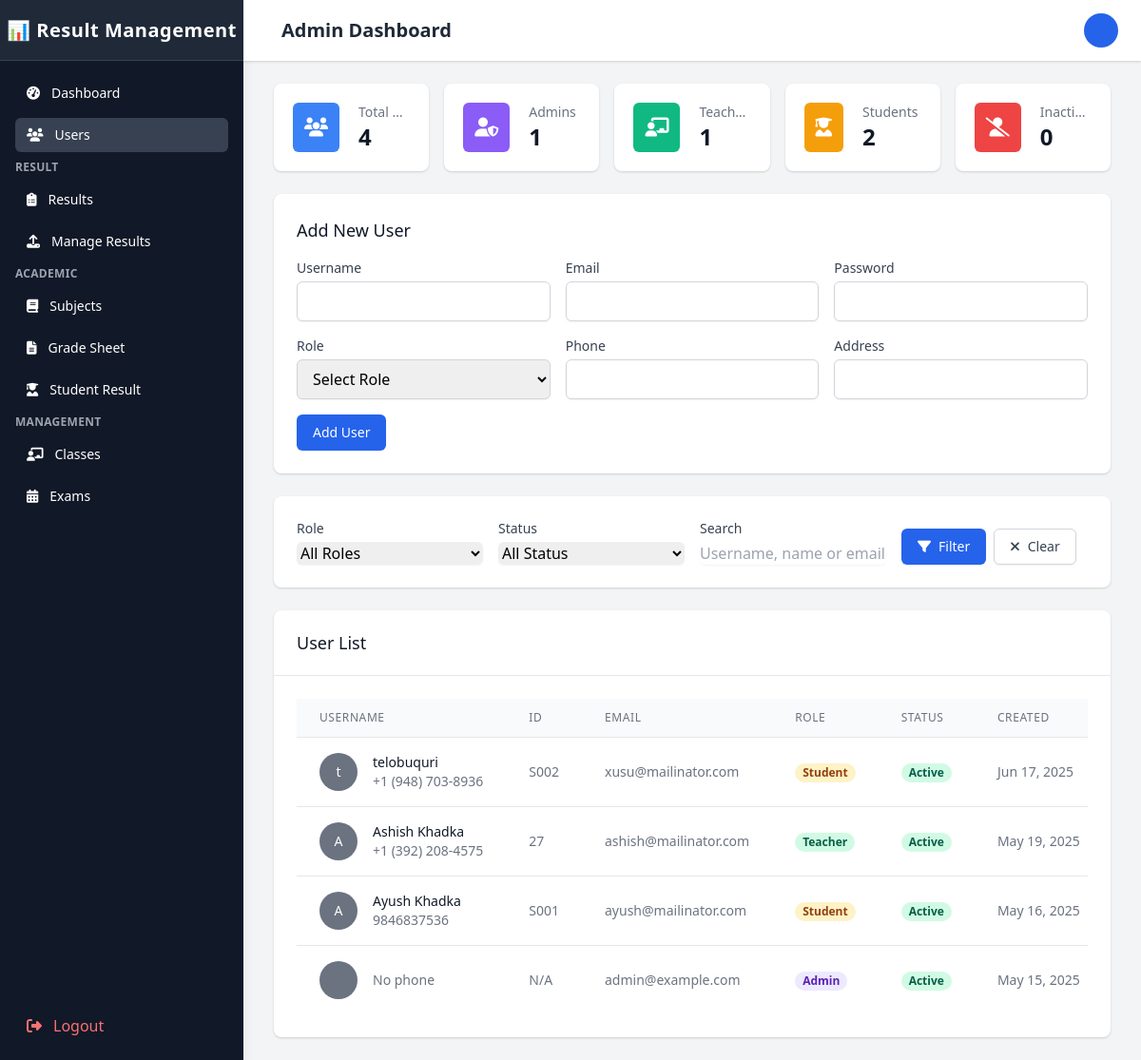
Page /Admin/users.php (signed in) on the committed database.
### tables this page shows
CREATE TABLE `students` (
  `student_id` varchar(20) NOT NULL,
  `user_id` int(11) NOT NULL,
  `roll_number` varchar(20) NOT NULL,
  `registration_number` varchar(30) NOT NULL,
  `class_id` int(11) DEFAULT NULL,
  `batch_year` year(4) NOT NULL,
  `date_of_birth` date DEFAULT NULL,
  `gender` enum('male','female','other') DEFAULT NULL,
  `address` text DEFAULT NULL,
  `phone` varchar(20) DEFAULT NULL,
  `parent_name` varchar(100) DEFAULT NULL,
  `parent_phone` varchar(20) DEFAULT NULL,
  `parent_email` varchar(100) DEFAULT NULL,
  `is_active` tinyint(1) NOT NULL DEFAULT 1,
  `created_at` timestamp NOT NULL DEFAULT current_timestamp(),
  `updated_at` timestamp NOT NULL DEFAULT current_timestamp() ON UPDATE current_timestamp(),
  `section_id` int(11) DEFAULT NULL
);

CREATE TABLE `users` (
  `user_id` int(11) NOT NULL,
  `username` varchar(50) NOT NULL,
  `password` varchar(255) NOT NULL,
  `full_name` varchar(100) NOT NULL,
  `email` varchar(100) NOT NULL,
  `gender` enum('male','female','other') DEFAULT NULL,
  `role` enum('admin','teacher','student') NOT NULL,
  `status` enum('active','inactive','pending','locked') DEFAULT 'active',
  `profile_image` varchar(255) DEFAULT NULL,
  `last_login` datetime DEFAULT NULL,
  `failed_login_attempts` int(11) NOT NULL DEFAULT 0,
  `last_failed_login` datetime DEFAULT NULL,
  `password_reset_token` varchar(100) DEFAULT NULL,
  `password_reset_expires` datetime DEFAULT NULL,
  `email_verified` tinyint(1) NOT NULL DEFAULT 0,
  `email_verification_token` varchar(100) DEFAULT NULL,
  `created_at` timestamp NOT NULL DEFAULT current_timestamp(),
  `updated_at` timestamp NOT NULL DEFAULT current_timestamp() ON UPDATE current_timestamp(),
  `phone` varchar(20) DEFAULT NULL,
  `address` varchar(255) DEFAULT NULL
);

CREATE TABLE `teachers` (
  `teacher_id` int(11) NOT NULL,
  `user_id` int(11) NOT NULL,
  `employee_id` varchar(20) NOT NULL,
  `qualification` varchar(100) DEFAULT NULL,
  `experience` varchar(255) DEFAULT NULL,
  `department` varchar(50) DEFAULT NULL,
  `joining_date` date DEFAULT NULL,
  `phone` varchar(20) DEFAULT NULL,
  `address` text DEFAULT NULL,
  `is_active` tinyint(1) NOT NULL DEFAULT 1,
  `created_at` timestamp NOT NULL DEFAULT current_timestamp(),
  `updated_at` timestamp NOT NULL DEFAULT current_timestamp() ON UPDATE current_timestamp()
);

### Admin/users.php (the view, shortened to what the rows shown need)
<?php
$conn = new mysqli('localhost', 'root', '', 'result_management');
$query = "SELECT u.*,
          s.student_id, s.roll_number, s.class_id,
          t.teacher_id, t.qualification
          FROM users u
          LEFT JOIN students s ON u.user_id = s.user_id
          LEFT JOIN teachers t ON u.user_id = t.user_id
          WHERE 1=1";
$query .= " ORDER BY u.created_at DESC";
$stmt = $conn->prepare($query);
$stmt->execute();
$result = $stmt->get_result();
$users = [];
while ($row = $result->fetch_assoc()) {
    $users[] = $row;
}
?>
<!DOCTYPE html>
<html lang="en">
<head>
    <link href="https://cdn.tailwindcss.com" rel="stylesheet">
    <link rel="stylesheet" href="https://cdnjs.cloudflare.com/ajax/libs/font-awesome/6.4.0/css/all.min.css">
</head>
<body class="bg-gray-100">
    <div class="flex h-screen overflow-hidden">
        <?php include 'sidebar.php'; ?>
        <?php include 'mobile_sidebar.php';
        ?>
        <div class="flex flex-col flex-1 w-0 overflow-hidden">
            <?php include 'topBar.php'; ?>
            <main class="flex-1 relative overflow-y-auto focus:outline-none">
                <div class="py-6">
                    <div class="max-w-7xl mx-auto px-4 sm:px-6 md:px-8">
                        <div class="bg-white shadow rounded-lg p-6 mb-6">
                            <h2 class="text-lg font-medium text-gray-900 mb-4">Add New User</h2>
                        </div>
                        <div class="bg-white shadow rounded-lg overflow-hidden">
                            <div class="px-4 py-5 border-b border-gray-200 sm:px-6">
                                <h2 class="text-lg font-medium text-gray-900">User List</h2>
                            </div>
                            <div class="px-4 py-5 sm:p-6">
                                <div class="overflow-x-auto">
                                    <table class="min-w-full divide-y divide-gray-200">
                                        <thead class="bg-gray-50">
                                            <tr>
                                                <th scope="col" class="px-6 py-3 text-left text-xs font-medium text-gray-500 uppercase tracking-wider">Username</th>
                                                <th scope="col" class="px-6 py-3 text-left text-xs font-medium text-gray-500 uppercase tracking-wider">ID</th>
                                                <th scope="col" class="px-6 py-3 text-left text-xs font-medium text-gray-500 uppercase tracking-wider">Email</th>
                                                <th scope="col" class="px-6 py-3 text-left text-xs font-medium text-gray-500 uppercase tracking-wider">Role</th>
                                                <th scope="col" class="px-6 py-3 text-left text-xs font-medium text-gray-500 uppercase tracking-wider">Status</th>
                                                <th scope="col" class="px-6 py-3 text-left text-xs font-medium text-gray-500 uppercase tracking-wider">Created</th>
                                            </tr>
                                        </thead>
                                        <tbody class="bg-white divide-y divide-gray-200">
                                            <?php if (empty($users)): ?>
                                            <tr>
                                                <td colspan="7" class="px-6 py-4 text-center text-sm text-gray-500">No users found.</td>
                                            </tr>
                                            <?php else: ?>
                                                <?php foreach ($users as $user): ?>
                                                <tr>
                                                    <td class="px-6 py-4 whitespace-nowrap">
                                                        <div class="flex items-center">
                                                            <div class="flex-shrink-0 h-10 w-10">
                                                                <?php if (isset($user['profile_image']) && $user['profile_image']): ?>
                                                                    <img class="h-10 w-10 rounded-full" src="<?php echo $user['profile_image']; ?>" alt="Profile image">
                                                                <?php else: ?>
                                                                    <span class="inline-flex items-center justify-center h-10 w-10 rounded-full bg-gray-500">
                                                                        <span class="text-sm font-medium leading-none text-white"><?php echo substr($user['full_name'], 0, 1); ?></span>
                                                                    </span>
                                                                <?php endif; ?>
                                                            </div>
                                                            <div class="ml-4">
                                                                <div class="text-sm font-medium text-gray-900"><?php echo $user['full_name']; ?></div>
                                                                <div class="text-sm text-gray-500"><?php echo $user['phone'] ? $user['phone'] : 'No phone'; ?></div>
                                                            </div>
                                                        </div>
                                                    </td>
                                                    <td class="px-6 py-4 whitespace-nowrap text-sm text-gray-500">
                                                        <?php
                                                        if ($user['role'] == 'student' && isset($user['student_id'])) {
                                                            echo $user['student_id'];
                                                        } elseif ($user['role'] == 'teacher' && isset($user['teacher_id'])) {
                                                            echo $user['teacher_id'];
                                                        } else {
                                                            echo 'N/A';
                                                        }
                                                        ?>
                                                    </td>
                                                    <td class="px-6 py-4 whitespace-nowrap text-sm text-gray-500"><?php echo $user['email']; ?></td>
                                                    <td class="px-6 py-4 whitespace-nowrap text-sm text-gray-500">
                                                        <span class="px-2 inline-flex text-xs leading-5 font-semibold rounded-full
                                                            <?php
                                                            if ($user['role'] == 'admin') echo 'bg-purple-100 text-purple-800';
                                                            elseif ($user['role'] == 'teacher') echo 'bg-green-100 text-green-800';
                                                            else echo 'bg-yellow-100 text-yellow-800';
                                                            ?>">
                                                            <?php echo ucfirst($user['role']); ?>
                                                        </span>
                                                    </td>
                                                    <td class="px-6 py-4 whitespace-nowrap text-sm text-gray-500">
                                                        <span class="px-2 inline-flex text-xs leading-5 font-semibold rounded-full
                                                            <?php echo $user['status'] == 'active' ? 'bg-green-100 text-green-800' : 'bg-red-100 text-red-800'; ?>">
                                                            <?php echo ucfirst($user['status']); ?>
                                                        </span>
                                                    </td>
                                                    <td class="px-6 py-4 whitespace-nowrap text-sm text-gray-500"><?php echo date('M d, Y', strtotime($user['created_at'])); ?></td>
                                                </tr>
                                                <?php endforeach; ?>
                                            <?php endif; ?>
                                        </tbody>
                                    </table>
                                </div>
                            </div>
                        </div>
                    </div>
                </div>
            </main>
        </div>
    </div>
</body>
</html>

### rows in the picture
students: user.full_name "t", user.full_name "telobuquri", user.phone "+1 (948) 703-8936", student_id "S002", user.email "xusu@mailinator.com", user.role "Student", user.status "Active", user.created_at "Jun 17, 2025"
teachers: user.full_name "A", user.full_name "Ashish Khadka", user.phone "+1 (392) 208-4575", teacher_id "27", user.email "ashish@mailinator.com", user.role "Teacher", user.status "Active", user.created_at "May 19, 2025"
students: user.full_name "A", user.full_name "Ayush Khadka", user.phone "9846837536", student_id "S001", user.email "ayush@mailinator.com", user.role "Student", user.status "Active", user.created_at "May 16, 2025"
users: shows "No phone", shows "N/A", email "admin@example.com", role "Admin", status "Active", created_at "May 15, 2025"

### other values in the picture
count($users) "4"
$admin_count "1"
$teacher_count "1"
$student_count "2"
$inactive_count "0"
